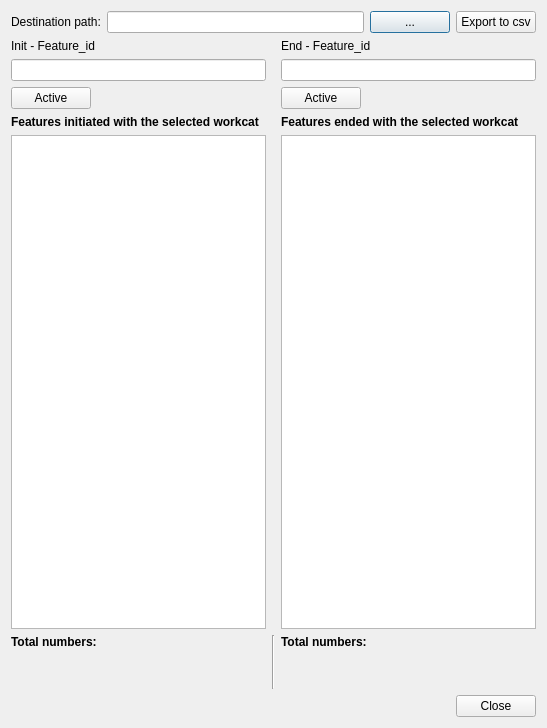
<?xml version="1.0" encoding="UTF-8"?>
<ui version="4.0">
 <class>lbl_total_length</class>
 <widget class="QDialog" name="lbl_total_length">
  <property name="geometry">
   <rect>
    <x>0</x>
    <y>0</y>
    <width>547</width>
    <height>728</height>
   </rect>
  </property>
  <property name="sizePolicy">
   <sizepolicy hsizetype="Fixed" vsizetype="Preferred">
    <horstretch>0</horstretch>
    <verstretch>0</verstretch>
   </sizepolicy>
  </property>
  <property name="windowTitle">
   <string>Workcat search</string>
  </property>
  <layout class="QVBoxLayout" name="verticalLayout">
   <item>
    <layout class="QHBoxLayout" name="horizontalLayout">
     <item>
      <widget class="QLabel" name="label">
       <property name="text">
        <string>Destination path:</string>
       </property>
      </widget>
     </item>
     <item>
      <widget class="QLineEdit" name="txt_path"/>
     </item>
     <item>
      <widget class="QPushButton" name="btn_path">
       <property name="text">
        <string>...</string>
       </property>
      </widget>
     </item>
     <item>
      <widget class="QPushButton" name="export_to_csv">
       <property name="text">
        <string>Export to csv</string>
       </property>
      </widget>
     </item>
    </layout>
   </item>
   <item>
    <layout class="QGridLayout" name="gridLayout">
     <property name="topMargin">
      <number>0</number>
     </property>
     <item row="2" column="2">
      <layout class="QGridLayout" name="gridLayout_3">
       <item row="0" column="0">
        <widget class="QPushButton" name="btn_state0">
         <property name="maximumSize">
          <size>
           <width>100000</width>
           <height>16777215</height>
          </size>
         </property>
         <property name="text">
          <string>Active</string>
         </property>
        </widget>
       </item>
       <item row="0" column="1">
        <spacer name="horizontalSpacer_3">
         <property name="orientation">
          <enum>Qt::Horizontal</enum>
         </property>
         <property name="sizeHint" stdset="0">
          <size>
           <width>40</width>
           <height>20</height>
          </size>
         </property>
        </spacer>
       </item>
      </layout>
     </item>
     <item row="2" column="0">
      <layout class="QGridLayout" name="gridLayout_2">
       <item row="0" column="1">
        <spacer name="horizontalSpacer_2">
         <property name="orientation">
          <enum>Qt::Horizontal</enum>
         </property>
         <property name="sizeHint" stdset="0">
          <size>
           <width>40</width>
           <height>20</height>
          </size>
         </property>
        </spacer>
       </item>
       <item row="0" column="0">
        <widget class="QPushButton" name="btn_state1">
         <property name="maximumSize">
          <size>
           <width>10000</width>
           <height>16777215</height>
          </size>
         </property>
         <property name="text">
          <string>Active</string>
         </property>
        </widget>
       </item>
      </layout>
     </item>
     <item row="4" column="2">
      <widget class="QTableView" name="tbl_psm_end">
       <property name="sortingEnabled">
        <bool>true</bool>
       </property>
      </widget>
     </item>
     <item row="3" column="0">
      <widget class="QLabel" name="label_4">
       <property name="font">
        <font>
         <weight>75</weight>
         <bold>true</bold>
        </font>
       </property>
       <property name="text">
        <string>Features initiated with the selected workcat</string>
       </property>
      </widget>
     </item>
     <item row="7" column="0">
      <layout class="QGridLayout" name="gridLayout_7">
       <item row="0" column="0">
        <widget class="QLabel" name="label_2">
         <property name="text">
          <string>&lt;html&gt;&lt;head/&gt;&lt;body&gt;&lt;p&gt;&lt;span style=&quot; font-weight:600;&quot;&gt;Total numbers:&lt;/span&gt;&lt;/p&gt;&lt;/body&gt;&lt;/html&gt;</string>
         </property>
        </widget>
       </item>
       <item row="1" column="2">
        <widget class="QLabel" name="lbl_total_gully">
         <property name="text">
          <string/>
         </property>
        </widget>
       </item>
       <item row="1" column="1">
        <widget class="QLabel" name="lbl_total_connec">
         <property name="text">
          <string/>
         </property>
        </widget>
       </item>
       <item row="2" column="0">
        <widget class="QLabel" name="lbl_total_node">
         <property name="text">
          <string/>
         </property>
        </widget>
       </item>
       <item row="2" column="1">
        <widget class="QLabel" name="lbl_total_element">
         <property name="text">
          <string/>
         </property>
        </widget>
       </item>
       <item row="1" column="0">
        <widget class="QLabel" name="lbl_total_arc">
         <property name="text">
          <string/>
         </property>
        </widget>
       </item>
       <item row="2" column="2">
        <widget class="QLabel" name="lbl_length">
         <property name="text">
          <string/>
         </property>
        </widget>
       </item>
      </layout>
     </item>
     <item row="1" column="0">
      <widget class="QLineEdit" name="txt_name"/>
     </item>
     <item row="7" column="2">
      <layout class="QGridLayout" name="gridLayout_8">
       <item row="1" column="1">
        <widget class="QLabel" name="lbl_total_connec_end">
         <property name="text">
          <string/>
         </property>
        </widget>
       </item>
       <item row="1" column="0">
        <widget class="QLabel" name="lbl_total_arc_end">
         <property name="text">
          <string/>
         </property>
        </widget>
       </item>
       <item row="2" column="0">
        <widget class="QLabel" name="lbl_total_node_end">
         <property name="text">
          <string/>
         </property>
        </widget>
       </item>
       <item row="1" column="2">
        <widget class="QLabel" name="lbl_total_gully_end">
         <property name="text">
          <string/>
         </property>
        </widget>
       </item>
       <item row="2" column="1">
        <widget class="QLabel" name="lbl_total_element_end">
         <property name="text">
          <string/>
         </property>
        </widget>
       </item>
       <item row="0" column="0">
        <widget class="QLabel" name="label_6">
         <property name="text">
          <string>&lt;html&gt;&lt;head/&gt;&lt;body&gt;&lt;p&gt;&lt;span style=&quot; font-weight:600;&quot;&gt;Total numbers:&lt;/span&gt;&lt;/p&gt;&lt;/body&gt;&lt;/html&gt;</string>
         </property>
        </widget>
       </item>
       <item row="2" column="2">
        <widget class="QLabel" name="lbl_length_end">
         <property name="text">
          <string/>
         </property>
        </widget>
       </item>
      </layout>
     </item>
     <item row="0" column="0">
      <widget class="QLabel" name="label_init">
       <property name="text">
        <string>Init - Feature_id</string>
       </property>
      </widget>
     </item>
     <item row="3" column="2">
      <widget class="QLabel" name="label_5">
       <property name="font">
        <font>
         <weight>75</weight>
         <bold>true</bold>
        </font>
       </property>
       <property name="text">
        <string>Features ended with the selected workcat</string>
       </property>
      </widget>
     </item>
     <item row="7" column="1">
      <widget class="Line" name="line">
       <property name="orientation">
        <enum>Qt::Vertical</enum>
       </property>
      </widget>
     </item>
     <item row="1" column="2">
      <widget class="QLineEdit" name="txt_name_end"/>
     </item>
     <item row="4" column="0">
      <widget class="QTableView" name="tbl_psm">
       <property name="sortingEnabled">
        <bool>true</bool>
       </property>
      </widget>
     </item>
     <item row="0" column="2">
      <widget class="QLabel" name="label_end">
       <property name="text">
        <string>End - Feature_id</string>
       </property>
      </widget>
     </item>
    </layout>
   </item>
   <item>
    <layout class="QHBoxLayout" name="horizontalLayout_2">
     <item>
      <spacer name="horizontalSpacer">
       <property name="orientation">
        <enum>Qt::Horizontal</enum>
       </property>
       <property name="sizeHint" stdset="0">
        <size>
         <width>40</width>
         <height>20</height>
        </size>
       </property>
      </spacer>
     </item>
     <item>
      <widget class="QPushButton" name="btn_close">
       <property name="sizePolicy">
        <sizepolicy hsizetype="Fixed" vsizetype="Fixed">
         <horstretch>0</horstretch>
         <verstretch>0</verstretch>
        </sizepolicy>
       </property>
       <property name="text">
        <string>Close</string>
       </property>
      </widget>
     </item>
    </layout>
   </item>
  </layout>
 </widget>
 <resources/>
 <connections/>
</ui>
